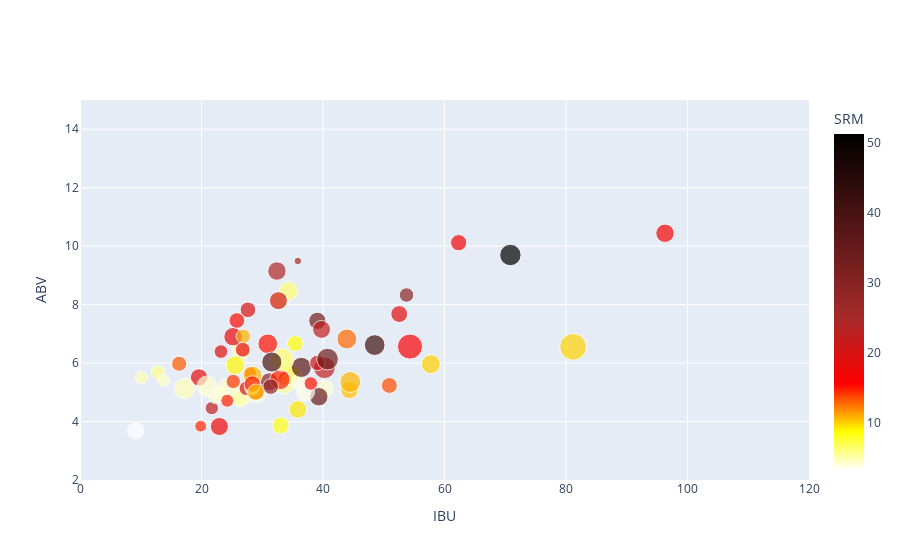

The notebook cell saved with this chart:
### Code cell
plot_bubble(bt)

### Figure 1 — Plotly figure (JSON) as saved in the notebook; plotly's stock layout.template omitted (floating-point values rounded to 4 significant figures)
{"data": [{"marker": {"color": [13.31, 16.61, 22.31, 9.875, 7.584, 40.87, 5.608, 33.48, 5.228, 24.12, 17.88, 5.604, 8.02, 12.72, 6.207, 3.217, 10.79, 4.45, 4.256, 27.59, 10.39, 22.02, 3.894, 14.96, 4.373, 21.93, 19.53, 5.5, 34.99, 18.25, 13.52, 25.83, 16.99, 9.958, 10.65, 18.98, 13.19, 40.86, 8.902, 5.711, 3.711, 4.605, 11.08, 14.71, 4.194, 5.285, 8.507, 17.04, 18.96, 4.364, 18.12, 15.15, 37.1, 10.55, 18.65, 21.09, 4.668, 33.75, 14.12, 51.19, 6.388, 27.94, 14.97, 14.64, 14.6, 22.35, 9.352, 16.2, 15.16, 4.09, 8.295, 4.926, 20.76, 39.33, 17.64, 10.22, 4.72, 15.28, 4.268, 29.28], "colorbar": {"title": {"text": "SRM"}}, "colorscale": [[0, "white"], [0.1143, "yellow"], [0.2571, "red"], [0.4571, "brown"], [1, "black"]], "showscale": true, "size": [22.18, 18.44, 21.69, 26.74, 26.09, 20.8, 21.7, 17.29, 18.17, 18.5, 18.53, 17.44, 18.19, 19.96, 18.62, 16.62, 14.46, 20.73, 17.52, 18.02, 17.6, 17.93, 15.44, 12.61, 19.5, 13.23, 15.65, 12.34, 18.48, 17.35, 15.92, 7.615, 16.23, 19.04, 20.93, 13.67, 15.09, 15.98, 18.83, 13.48, 18.23, 12.13, 23.24, 20.19, 18.94, 15.85, 15.98, 18.06, 14.55, 15.63, 17.91, 13.54, 20.16, 19.08, 16.89, 15.47, 15.24, 21.7, 14.32, 21.44, 22.96, 15.67, 16.52, 13.02, 11.72, 13.34, 17.63, 25.11, 19.73, 12.72, 16.84, 12.68, 18.06, 20.18, 14.78, 16.43, 21.01, 15.65, 20.42, 14.51]}, "mode": "markers", "text": ["american amber ale", "american barleywine", "american brown ale", "american ipa", "american pale ale", "american stout", "american wheat or rye beer", "baltic porter", "belgian blond ale", "belgian dark strong ale", "belgian dubbel", "belgian golden strong ale", "belgian pale ale", "belgian specialty ale", "belgian tripel", "berliner weisse", "bière de garde", "blonde ale", "bohemian pilsener", "brown porter", "california common beer", "christmas/winter specialty spiced beer", "classic american pilsner", "classic rauchbier", "cream ale", "dark american lager", "doppelbock", "dortmunder export", "dry stout", "dunkelweizen", "düsseldorf altbier", "eisbock", "english barleywine", "english ipa", "extra special/strong bitter (english pale ale)", "flanders brown ale/oud bruin", "flanders red ale", "foreign extra stout", "fruit beer", "fruit lambic", "german pilsner (pils)", "gueuze", "imperial ipa", "irish red ale", "kölsch", "lite american lager", "maibock/helles bock", "mild", "munich dunkel", "munich helles", "northern english brown ale", "northern german altbier", "oatmeal stout", "oktoberfest/märzen", "old ale", "other smoked beer", "premium american lager", "robust porter", "roggenbier (german rye beer)", "russian imperial stout", "saison", "schwarzbier (black beer)", "scottish export 80/-", "scottish heavy 70/-", "scottish light 60/-", "southern english brown", "special/best/premium bitter", "specialty beer", "spice, herb, or vegetable beer", "standard american lager", "standard/ordinary bitter", "straight (unblended) lambic", "strong scotch ale", "sweet stout", "traditional bock", "vienna lager", "weizen/weissbier", "weizenbock", "witbier", "wood-aged beer"], "type": "scatter", "x": [null, 96.3, 40.23, 81.16, null, 48.51, 33.56, 39.08, 26.6, 32.42, 25.2, 32.93, 34.77, 43.93, 34.32, 9.165, 26.89, 26.71, 40.28, 31.14, 44.36, 39.76, 36.09, 28.01, 24.4, 33.76, 27.65, 34.09, 39.31, 19.59, 50.92, 35.86, 62.33, 57.76, 44.49, 23.21, 16.32, 8562000000000.0, 25.54, 12.81, 37.13, 13.74, 123.1, 32.92, 29.1, 26.34, 35.43, 22.94, 27.39, 22.87, 28.92, 38.0, 36.44, 28.43, 52.55, 39.06, 28.34, 40.75, 25.22, 70.85, 33.28, 31.38, 28.37, 24.24, 19.86, 21.7, 35.86, 54.31, 30.91, 22.23, 33.04, 10.13, 32.66, 31.58, 26.79, 28.95, 17.22, 25.82, 20.9, 53.75], "y": [5.751, 10.44, 5.84, 6.554, 5.577, 6.617, 5.325, 7.446, 6.433, 9.149, 6.903, 8.153, 5.62, 6.824, 8.467, 3.687, 6.917, 4.934, 5.123, 5.361, 5.081, 7.152, 5.346, 5.664, 5.154, 5.468, 7.822, 5.432, 4.848, 5.508, 5.233, 9.494, 10.12, 5.963, 5.354, 6.394, 5.976, 6.716, 5.926, 5.683, 5.02, 5.403, 8.32, 5.436, 4.971, 4.772, 6.668, 3.831, 5.136, 4.929, 5.039, 5.302, 5.853, 5.568, 7.677, 6.007, 5.166, 6.135, 5.37, 9.696, 6.112, 5.196, 5.282, 4.713, 3.842, 4.459, 4.414, 6.564, 6.66, 4.835, 3.864, 5.506, 8.135, 6.036, 6.458, 5.006, 5.129, 7.456, 5.21, 8.329]}], "layout": {"title": {"text": ""}, "xaxis": {"range": [0, 120], "title": {"text": "IBU"}}, "yaxis": {"range": [2, 15], "title": {"text": "ABV"}}}}
